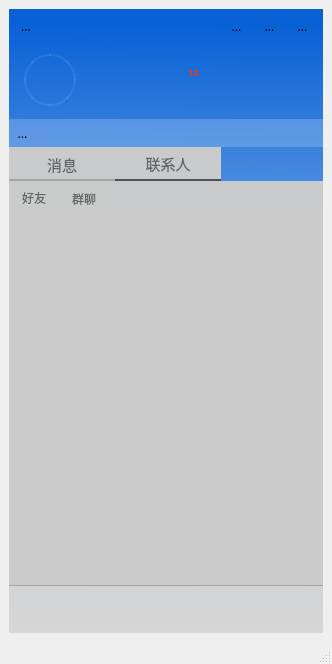
<?xml version="1.0" encoding="UTF-8"?>
<ui version="4.0">
 <class>MainWindowNew</class>
 <widget class="QMainWindow" name="MainWindowNew">
  <property name="geometry">
   <rect>
    <x>0</x>
    <y>0</y>
    <width>332</width>
    <height>664</height>
   </rect>
  </property>
  <property name="windowTitle">
   <string>MainWindow</string>
  </property>
  <widget class="QWidget" name="centralwidget">
   <property name="styleSheet">
    <string notr="true">background-color: rgba(255, 255, 255, 0);</string>
   </property>
   <layout class="QGridLayout" name="gridLayout">
    <item row="0" column="0">
     <widget class="QWidget" name="widget" native="true">
      <property name="minimumSize">
       <size>
        <width>301</width>
        <height>601</height>
       </size>
      </property>
      <property name="font">
       <font>
        <family>Microsoft YaHei</family>
        <pointsize>11</pointsize>
        <stylestrategy>PreferAntialias</stylestrategy>
       </font>
      </property>
      <property name="styleSheet">
       <string notr="true">#widget{
background-color: qlineargradient(spread:pad, x1:0.517, y1:0.0227273, x2:0.511364, y2:1, stop:0 rgba(8, 97, 213, 255), stop:1 rgba(255, 255, 255, 255));
}</string>
      </property>
      <layout class="QVBoxLayout" name="verticalLayout_2">
       <property name="spacing">
        <number>0</number>
       </property>
       <property name="leftMargin">
        <number>0</number>
       </property>
       <property name="topMargin">
        <number>0</number>
       </property>
       <property name="rightMargin">
        <number>0</number>
       </property>
       <property name="bottomMargin">
        <number>0</number>
       </property>
       <item>
        <layout class="QHBoxLayout" name="horizontalLayout">
         <property name="spacing">
          <number>8</number>
         </property>
         <property name="leftMargin">
          <number>3</number>
         </property>
         <property name="topMargin">
          <number>5</number>
         </property>
         <property name="rightMargin">
          <number>3</number>
         </property>
         <property name="bottomMargin">
          <number>5</number>
         </property>
         <item>
          <spacer name="horizontalSpacer_4">
           <property name="font">
            <font>
             <family>Microsoft YaHei</family>
             <stylestrategy>PreferAntialias</stylestrategy>
            </font>
           </property>
           <property name="orientation">
            <enum>Qt::Horizontal</enum>
           </property>
           <property name="sizeType">
            <enum>QSizePolicy::Fixed</enum>
           </property>
           <property name="sizeHint" stdset="0">
            <size>
             <width>4</width>
             <height>20</height>
            </size>
           </property>
          </spacer>
         </item>
         <item>
          <widget class="QToolButton" name="icon_tool">
           <property name="minimumSize">
            <size>
             <width>20</width>
             <height>20</height>
            </size>
           </property>
           <property name="maximumSize">
            <size>
             <width>20</width>
             <height>20</height>
            </size>
           </property>
           <property name="font">
            <font>
             <family>Microsoft YaHei</family>
             <stylestrategy>PreferAntialias</stylestrategy>
            </font>
           </property>
           <property name="styleSheet">
            <string notr="true"/>
           </property>
           <property name="text">
            <string>...</string>
           </property>
           <property name="icon">
            <iconset resource="lib/lib.qrc">
             <normaloff>:/lib/fdog2.png</normaloff>:/lib/fdog2.png</iconset>
           </property>
           <property name="iconSize">
            <size>
             <width>33</width>
             <height>33</height>
            </size>
           </property>
           <property name="checkable">
            <bool>false</bool>
           </property>
           <property name="checked">
            <bool>false</bool>
           </property>
           <property name="autoRaise">
            <bool>true</bool>
           </property>
          </widget>
         </item>
         <item>
          <spacer name="horizontalSpacer">
           <property name="font">
            <font>
             <family>Microsoft YaHei</family>
             <stylestrategy>PreferAntialias</stylestrategy>
            </font>
           </property>
           <property name="orientation">
            <enum>Qt::Horizontal</enum>
           </property>
           <property name="sizeHint" stdset="0">
            <size>
             <width>40</width>
             <height>20</height>
            </size>
           </property>
          </spacer>
         </item>
         <item>
          <widget class="QToolButton" name="skin_tool">
           <property name="minimumSize">
            <size>
             <width>25</width>
             <height>25</height>
            </size>
           </property>
           <property name="maximumSize">
            <size>
             <width>25</width>
             <height>25</height>
            </size>
           </property>
           <property name="font">
            <font>
             <family>Microsoft YaHei</family>
             <stylestrategy>PreferAntialias</stylestrategy>
            </font>
           </property>
           <property name="styleSheet">
            <string notr="true"/>
           </property>
           <property name="text">
            <string>...</string>
           </property>
           <property name="icon">
            <iconset resource="lib/lib.qrc">
             <normaloff>:/lib/skin.png</normaloff>:/lib/skin.png</iconset>
           </property>
           <property name="iconSize">
            <size>
             <width>20</width>
             <height>20</height>
            </size>
           </property>
           <property name="autoRaise">
            <bool>true</bool>
           </property>
          </widget>
         </item>
         <item>
          <widget class="QToolButton" name="min_tool">
           <property name="minimumSize">
            <size>
             <width>25</width>
             <height>25</height>
            </size>
           </property>
           <property name="maximumSize">
            <size>
             <width>25</width>
             <height>25</height>
            </size>
           </property>
           <property name="font">
            <font>
             <family>Microsoft YaHei</family>
             <stylestrategy>PreferAntialias</stylestrategy>
            </font>
           </property>
           <property name="text">
            <string>...</string>
           </property>
           <property name="icon">
            <iconset resource="lib/lib.qrc">
             <normaloff>:/lib/zuixiaohua.png</normaloff>:/lib/zuixiaohua.png</iconset>
           </property>
           <property name="iconSize">
            <size>
             <width>20</width>
             <height>20</height>
            </size>
           </property>
           <property name="autoRaise">
            <bool>true</bool>
           </property>
          </widget>
         </item>
         <item>
          <widget class="QToolButton" name="close_tool">
           <property name="minimumSize">
            <size>
             <width>25</width>
             <height>25</height>
            </size>
           </property>
           <property name="maximumSize">
            <size>
             <width>25</width>
             <height>25</height>
            </size>
           </property>
           <property name="font">
            <font>
             <family>Microsoft YaHei</family>
             <stylestrategy>PreferAntialias</stylestrategy>
            </font>
           </property>
           <property name="text">
            <string>...</string>
           </property>
           <property name="icon">
            <iconset resource="lib/lib.qrc">
             <normaloff>:/lib/guanbi.png</normaloff>:/lib/guanbi.png</iconset>
           </property>
           <property name="iconSize">
            <size>
             <width>20</width>
             <height>20</height>
            </size>
           </property>
           <property name="autoRaise">
            <bool>true</bool>
           </property>
          </widget>
         </item>
         <item>
          <spacer name="horizontalSpacer_2">
           <property name="font">
            <font>
             <family>Microsoft YaHei</family>
             <stylestrategy>PreferAntialias</stylestrategy>
            </font>
           </property>
           <property name="orientation">
            <enum>Qt::Horizontal</enum>
           </property>
           <property name="sizeType">
            <enum>QSizePolicy::Fixed</enum>
           </property>
           <property name="sizeHint" stdset="0">
            <size>
             <width>5</width>
             <height>20</height>
            </size>
           </property>
          </spacer>
         </item>
        </layout>
       </item>
       <item>
        <widget class="QWidget" name="widget_2" native="true">
         <property name="minimumSize">
          <size>
           <width>250</width>
           <height>75</height>
          </size>
         </property>
         <property name="maximumSize">
          <size>
           <width>301</width>
           <height>16777215</height>
          </size>
         </property>
         <property name="font">
          <font>
           <family>Microsoft YaHei</family>
           <stylestrategy>PreferAntialias</stylestrategy>
          </font>
         </property>
         <widget class="QLabel" name="signature_label">
          <property name="geometry">
           <rect>
            <x>80</x>
            <y>40</y>
            <width>161</width>
            <height>18</height>
           </rect>
          </property>
          <property name="font">
           <font>
            <family>Microsoft YaHei</family>
            <pointsize>9</pointsize>
            <weight>50</weight>
            <bold>false</bold>
            <stylestrategy>PreferAntialias</stylestrategy>
           </font>
          </property>
          <property name="styleSheet">
           <string notr="true">:!hover{
color: rgb(255, 255, 255);
}
:hover{
border-style:solid;
border-width:1px;
border-color: rgb(108, 108, 108);
	color: rgb(255, 255, 255);
}</string>
          </property>
          <property name="text">
           <string/>
          </property>
         </widget>
         <widget class="QToolButton" name="toolButton_2">
          <property name="geometry">
           <rect>
            <x>49</x>
            <y>47</y>
            <width>18</width>
            <height>18</height>
           </rect>
          </property>
          <property name="minimumSize">
           <size>
            <width>18</width>
            <height>18</height>
           </size>
          </property>
          <property name="maximumSize">
           <size>
            <width>15</width>
            <height>15</height>
           </size>
          </property>
          <property name="font">
           <font>
            <family>Microsoft YaHei</family>
            <pointsize>3</pointsize>
            <stylestrategy>PreferAntialias</stylestrategy>
           </font>
          </property>
          <property name="styleSheet">
           <string notr="true">#toolButton_2{
border-style:solid;
background-color: rgba(255, 255, 255, 0);
}

::menu-indicator
{
	image: none;
}</string>
          </property>
          <property name="text">
           <string>...</string>
          </property>
          <property name="icon">
           <iconset resource="lib/lib.qrc">
            <normaloff>:/lib/zaixian.png</normaloff>:/lib/zaixian.png</iconset>
          </property>
          <property name="popupMode">
           <enum>QToolButton::InstantPopup</enum>
          </property>
          <property name="autoRaise">
           <bool>true</bool>
          </property>
         </widget>
         <widget class="QLabel" name="username_label">
          <property name="geometry">
           <rect>
            <x>80</x>
            <y>17</y>
            <width>71</width>
            <height>20</height>
           </rect>
          </property>
          <property name="font">
           <font>
            <family>Microsoft YaHei</family>
            <pointsize>12</pointsize>
            <weight>75</weight>
            <bold>true</bold>
            <stylestrategy>PreferAntialias</stylestrategy>
           </font>
          </property>
          <property name="styleSheet">
           <string notr="true">color: rgb(255, 255, 255);</string>
          </property>
          <property name="text">
           <string/>
          </property>
         </widget>
         <widget class="QPushButton" name="pushButton">
          <property name="geometry">
           <rect>
            <x>15</x>
            <y>10</y>
            <width>52</width>
            <height>52</height>
           </rect>
          </property>
          <property name="font">
           <font>
            <family>Microsoft YaHei</family>
            <stylestrategy>PreferAntialias</stylestrategy>
           </font>
          </property>
          <property name="cursor">
           <cursorShape>PointingHandCursor</cursorShape>
          </property>
          <property name="styleSheet">
           <string notr="true">#pushButton{
border-radius:26px;
border-style:solid;
border-width:2px;
border-color: rgba(255, 255, 255,20);
}
#pushButton::hover{
border-radius:26px;
border-style:solid;
border-width:4px;
border-color: rgba(255, 255, 255,20);
}



</string>
          </property>
          <property name="text">
           <string/>
          </property>
          <property name="iconSize">
           <size>
            <width>50</width>
            <height>50</height>
           </size>
          </property>
         </widget>
         <widget class="QToolButton" name="toolButton_5">
          <property name="geometry">
           <rect>
            <x>160</x>
            <y>20</y>
            <width>39</width>
            <height>17</height>
           </rect>
          </property>
          <property name="font">
           <font>
            <family>Microsoft YaHei</family>
            <weight>75</weight>
            <bold>true</bold>
            <stylestrategy>PreferAntialias</stylestrategy>
           </font>
          </property>
          <property name="styleSheet">
           <string notr="true"/>
          </property>
          <property name="text">
           <string/>
          </property>
          <property name="icon">
           <iconset resource="lib/lib.qrc">
            <normaloff>:/lib/dengji.png</normaloff>:/lib/dengji.png</iconset>
          </property>
          <property name="iconSize">
           <size>
            <width>60</width>
            <height>20</height>
           </size>
          </property>
          <property name="autoRaise">
           <bool>true</bool>
          </property>
         </widget>
         <widget class="QToolButton" name="toolButton_6">
          <property name="geometry">
           <rect>
            <x>203</x>
            <y>20</y>
            <width>40</width>
            <height>17</height>
           </rect>
          </property>
          <property name="minimumSize">
           <size>
            <width>40</width>
            <height>15</height>
           </size>
          </property>
          <property name="maximumSize">
           <size>
            <width>40</width>
            <height>17</height>
           </size>
          </property>
          <property name="font">
           <font>
            <family>Microsoft YaHei</family>
            <stylestrategy>PreferAntialias</stylestrategy>
           </font>
          </property>
          <property name="layoutDirection">
           <enum>Qt::LeftToRight</enum>
          </property>
          <property name="text">
           <string/>
          </property>
          <property name="icon">
           <iconset resource="lib/lib.qrc">
            <normaloff>:/lib/svip.png</normaloff>:/lib/svip.png</iconset>
          </property>
          <property name="iconSize">
           <size>
            <width>60</width>
            <height>20</height>
           </size>
          </property>
          <property name="autoRaise">
           <bool>true</bool>
          </property>
         </widget>
         <widget class="QLabel" name="label">
          <property name="geometry">
           <rect>
            <x>169</x>
            <y>20</y>
            <width>31</width>
            <height>16</height>
           </rect>
          </property>
          <property name="font">
           <font>
            <family>Microsoft YaHei</family>
            <pointsize>7</pointsize>
            <weight>75</weight>
            <bold>true</bold>
            <stylestrategy>PreferAntialias</stylestrategy>
           </font>
          </property>
          <property name="styleSheet">
           <string notr="true">color: rgb(255, 47, 11);</string>
          </property>
          <property name="text">
           <string>12</string>
          </property>
          <property name="alignment">
           <set>Qt::AlignCenter</set>
          </property>
         </widget>
         <zorder>signature_label</zorder>
         <zorder>username_label</zorder>
         <zorder>pushButton</zorder>
         <zorder>toolButton_5</zorder>
         <zorder>toolButton_6</zorder>
         <zorder>toolButton_2</zorder>
         <zorder>label</zorder>
        </widget>
       </item>
       <item>
        <layout class="QHBoxLayout" name="horizontalLayout_2">
         <property name="spacing">
          <number>0</number>
         </property>
         <item>
          <widget class="QToolButton" name="toolButton">
           <property name="minimumSize">
            <size>
             <width>27</width>
             <height>28</height>
            </size>
           </property>
           <property name="maximumSize">
            <size>
             <width>27</width>
             <height>29</height>
            </size>
           </property>
           <property name="font">
            <font>
             <family>Microsoft YaHei</family>
             <stylestrategy>PreferAntialias</stylestrategy>
            </font>
           </property>
           <property name="styleSheet">
            <string notr="true">background-color: rgba(255, 255, 255,50);</string>
           </property>
           <property name="text">
            <string>...</string>
           </property>
           <property name="icon">
            <iconset resource="lib/lib.qrc">
             <normaloff>:/lib/search.png</normaloff>:/lib/search.png</iconset>
           </property>
           <property name="iconSize">
            <size>
             <width>30</width>
             <height>30</height>
            </size>
           </property>
           <property name="autoRaise">
            <bool>true</bool>
           </property>
          </widget>
         </item>
         <item>
          <widget class="QLineEdit" name="lineEdit">
           <property name="minimumSize">
            <size>
             <width>272</width>
             <height>28</height>
            </size>
           </property>
           <property name="font">
            <font>
             <family>Microsoft YaHei</family>
             <pointsize>10</pointsize>
             <weight>50</weight>
             <italic>false</italic>
             <bold>false</bold>
             <stylestrategy>PreferAntialias</stylestrategy>
            </font>
           </property>
           <property name="styleSheet">
            <string notr="true">background-color: rgba(255, 255, 255,50);
border-color:rgba(0,0,0,255);
color: rgba(9, 0, 3,0);
border-style:none;
border-width:1px;
border-radius:0px;</string>
           </property>
           <property name="placeholderText">
            <string>搜索</string>
           </property>
          </widget>
         </item>
        </layout>
       </item>
       <item>
        <widget class="QTabWidget" name="tabWidget">
         <property name="minimumSize">
          <size>
           <width>318</width>
           <height>384</height>
          </size>
         </property>
         <property name="maximumSize">
          <size>
           <width>16777215</width>
           <height>16777215</height>
          </size>
         </property>
         <property name="font">
          <font>
           <family>Microsoft YaHei</family>
           <pointsize>11</pointsize>
           <weight>50</weight>
           <bold>false</bold>
           <stylestrategy>PreferAntialias</stylestrategy>
          </font>
         </property>
         <property name="styleSheet">
          <string notr="true">QWidget::tab{
background-color: rgba(203, 203, 203,250);
border-style:solid;
border-bottom-width:2px;
border-radius:0px;
height:32px;
width:106px;
color: rgb(100, 100, 100);
border-color: rgb(255, 255, 255);
border-bottom-color:rgba(163, 163, 163,250);
}
QWidget::tab:selected{
border-bottom-color: rgb(80, 80, 80);
border-bottom-width:2px;
border-radius-:2px;
}
QWidget::pane{
border-style:solid;
background-color: rgba(203, 203, 203,250);
}</string>
         </property>
         <property name="currentIndex">
          <number>1</number>
         </property>
         <widget class="QWidget" name="tab">
          <property name="font">
           <font>
            <family>Microsoft YaHei</family>
            <pointsize>10</pointsize>
           </font>
          </property>
          <attribute name="title">
           <string>消息</string>
          </attribute>
          <layout class="QVBoxLayout" name="verticalLayout_3">
           <property name="leftMargin">
            <number>0</number>
           </property>
           <property name="topMargin">
            <number>0</number>
           </property>
           <property name="rightMargin">
            <number>0</number>
           </property>
           <property name="bottomMargin">
            <number>0</number>
           </property>
           <item>
            <widget class="QScrollArea" name="scrollArea_3">
             <property name="font">
              <font>
               <family>Microsoft YaHei</family>
               <stylestrategy>PreferAntialias</stylestrategy>
              </font>
             </property>
             <property name="widgetResizable">
              <bool>true</bool>
             </property>
             <widget class="QWidget" name="scrollAreaWidgetContents_3">
              <property name="geometry">
               <rect>
                <x>0</x>
                <y>0</y>
                <width>316</width>
                <height>377</height>
               </rect>
              </property>
              <layout class="QGridLayout" name="gridLayout_4">
               <property name="leftMargin">
                <number>0</number>
               </property>
               <property name="topMargin">
                <number>0</number>
               </property>
               <property name="rightMargin">
                <number>0</number>
               </property>
               <property name="bottomMargin">
                <number>0</number>
               </property>
               <item row="0" column="0">
                <widget class="QListWidget" name="listWidget">
                 <property name="font">
                  <font>
                   <family>Microsoft YaHei</family>
                   <stylestrategy>PreferAntialias</stylestrategy>
                  </font>
                 </property>
                 <property name="styleSheet">
                  <string notr="true"/>
                 </property>
                </widget>
               </item>
              </layout>
             </widget>
            </widget>
           </item>
          </layout>
         </widget>
         <widget class="QWidget" name="tab_2">
          <attribute name="title">
           <string>联系人</string>
          </attribute>
          <layout class="QGridLayout" name="gridLayout_2">
           <property name="leftMargin">
            <number>0</number>
           </property>
           <property name="topMargin">
            <number>4</number>
           </property>
           <property name="rightMargin">
            <number>0</number>
           </property>
           <property name="bottomMargin">
            <number>0</number>
           </property>
           <item row="0" column="0">
            <widget class="QTabWidget" name="tabWidget_2">
             <property name="font">
              <font>
               <family>Microsoft YaHei</family>
               <pointsize>9</pointsize>
               <stylestrategy>PreferAntialias</stylestrategy>
              </font>
             </property>
             <property name="styleSheet">
              <string notr="true">::tab{
background-color: rgba(203, 203, 203,200);
border-style:solid;
border-width:0px;
border-radius:2px;
height:25px;
width:50px;
color: rgb(100, 100, 100);
border-color: rgb(255, 255, 255);
}
::tab:selected{
border-radius:2px;
}
:pane{
}</string>
             </property>
             <property name="currentIndex">
              <number>0</number>
             </property>
             <widget class="QWidget" name="tab_4">
              <attribute name="title">
               <string>好友</string>
              </attribute>
              <layout class="QGridLayout" name="gridLayout_3">
               <property name="leftMargin">
                <number>0</number>
               </property>
               <property name="topMargin">
                <number>0</number>
               </property>
               <property name="rightMargin">
                <number>0</number>
               </property>
               <property name="bottomMargin">
                <number>0</number>
               </property>
               <item row="0" column="0">
                <widget class="QScrollArea" name="scrollArea">
                 <property name="font">
                  <font>
                   <family>Microsoft YaHei</family>
                   <stylestrategy>PreferAntialias</stylestrategy>
                  </font>
                 </property>
                 <property name="styleSheet">
                  <string notr="true">QScrollBar:vertical{
background-color:rgba(0,0,0,0);
border-color:rgba(0,0,6,0);
border-style:solid;
border-width:0px;
width:10px;
padding-top:0px;
padding-bottom:0px;
}


QScrollBar::handle:vertical{
border-style:solid;
border-width:2px;
border-radius:4px;
background-color:rgba(145,145,145,255);
border-color:rgba(0,0,0,0);
min-height:44px;}


QScrollBar::add-page:vertical,QScrollBar::sub-page:vertical{background:rgba(0,0,0,0);}


QScrollBar::sub-page:vertical,QScrollBar::sub-page:vertical{background:rgba(0,0,0,0);}</string>
                 </property>
                 <property name="verticalScrollBarPolicy">
                  <enum>Qt::ScrollBarAlwaysOff</enum>
                 </property>
                 <property name="horizontalScrollBarPolicy">
                  <enum>Qt::ScrollBarAlwaysOff</enum>
                 </property>
                 <property name="widgetResizable">
                  <bool>true</bool>
                 </property>
                 <widget class="QWidget" name="scrollAreaWidgetContents">
                  <property name="geometry">
                   <rect>
                    <x>0</x>
                    <y>0</y>
                    <width>316</width>
                    <height>348</height>
                   </rect>
                  </property>
                  <property name="cursor">
                   <cursorShape>ArrowCursor</cursorShape>
                  </property>
                  <property name="styleSheet">
                   <string notr="true">#scrollAreaWidgetContents{
background-color: rgb(203, 203, 203);
}</string>
                  </property>
                 </widget>
                </widget>
               </item>
              </layout>
             </widget>
             <widget class="QWidget" name="tab_5">
              <attribute name="title">
               <string>群聊</string>
              </attribute>
             </widget>
            </widget>
           </item>
          </layout>
         </widget>
        </widget>
       </item>
       <item>
        <widget class="QWidget" name="widget_5" native="true">
         <property name="styleSheet">
          <string notr="true">background-color: rgba(203, 203, 203,200);
border-top-width:1px;
border-top-color:rgba(163, 163, 163,250);
border-style:solid;</string>
         </property>
         <layout class="QHBoxLayout" name="horizontalLayout_3">
          <property name="topMargin">
           <number>9</number>
          </property>
          <property name="bottomMargin">
           <number>9</number>
          </property>
          <item>
           <spacer name="horizontalSpacer_5">
            <property name="font">
             <font>
              <family>Microsoft YaHei</family>
              <stylestrategy>PreferAntialias</stylestrategy>
             </font>
            </property>
            <property name="orientation">
             <enum>Qt::Horizontal</enum>
            </property>
            <property name="sizeType">
             <enum>QSizePolicy::Fixed</enum>
            </property>
            <property name="sizeHint" stdset="0">
             <size>
              <width>5</width>
              <height>20</height>
             </size>
            </property>
           </spacer>
          </item>
          <item>
           <widget class="QToolButton" name="toolButton_4">
            <property name="minimumSize">
             <size>
              <width>30</width>
              <height>30</height>
             </size>
            </property>
            <property name="maximumSize">
             <size>
              <width>30</width>
              <height>30</height>
             </size>
            </property>
            <property name="font">
             <font>
              <family>Microsoft YaHei</family>
              <stylestrategy>PreferAntialias</stylestrategy>
             </font>
            </property>
            <property name="styleSheet">
             <string notr="true">background-color: rgba(255, 255, 255, 0);
border-style:solid;
border-color: rgba(255, 255, 255, 0);</string>
            </property>
            <property name="text">
             <string/>
            </property>
            <property name="icon">
             <iconset resource="lib/lib.qrc">
              <normaloff>:/lib/sangangy.png</normaloff>:/lib/sangangy.png</iconset>
            </property>
            <property name="iconSize">
             <size>
              <width>25</width>
              <height>25</height>
             </size>
            </property>
            <property name="autoRaise">
             <bool>false</bool>
            </property>
           </widget>
          </item>
          <item>
           <widget class="QToolButton" name="toolButton_3">
            <property name="minimumSize">
             <size>
              <width>30</width>
              <height>30</height>
             </size>
            </property>
            <property name="maximumSize">
             <size>
              <width>30</width>
              <height>30</height>
             </size>
            </property>
            <property name="font">
             <font>
              <family>Microsoft YaHei</family>
              <stylestrategy>PreferAntialias</stylestrategy>
             </font>
            </property>
            <property name="styleSheet">
             <string notr="true">background-color: rgba(255, 255, 255, 0);
border-style:solid;
border-color: rgba(255, 255, 255, 0);</string>
            </property>
            <property name="text">
             <string/>
            </property>
            <property name="icon">
             <iconset resource="lib/lib.qrc">
              <normaloff>:/lib/tianjiahaoyou.png</normaloff>:/lib/tianjiahaoyou.png</iconset>
            </property>
            <property name="iconSize">
             <size>
              <width>25</width>
              <height>25</height>
             </size>
            </property>
            <property name="autoRaise">
             <bool>false</bool>
            </property>
           </widget>
          </item>
          <item>
           <spacer name="horizontalSpacer_3">
            <property name="font">
             <font>
              <family>Microsoft YaHei</family>
              <stylestrategy>PreferAntialias</stylestrategy>
             </font>
            </property>
            <property name="orientation">
             <enum>Qt::Horizontal</enum>
            </property>
            <property name="sizeHint" stdset="0">
             <size>
              <width>40</width>
              <height>20</height>
             </size>
            </property>
           </spacer>
          </item>
         </layout>
        </widget>
       </item>
      </layout>
     </widget>
    </item>
   </layout>
  </widget>
  <widget class="QMenuBar" name="menubar">
   <property name="geometry">
    <rect>
     <x>0</x>
     <y>0</y>
     <width>332</width>
     <height>23</height>
    </rect>
   </property>
  </widget>
  <widget class="QStatusBar" name="statusbar"/>
 </widget>
 <resources>
  <include location="lib/lib.qrc"/>
  <include location="lib/lib.qrc"/>
  <include location="lib/lib.qrc"/>
 </resources>
 <connections/>
</ui>
